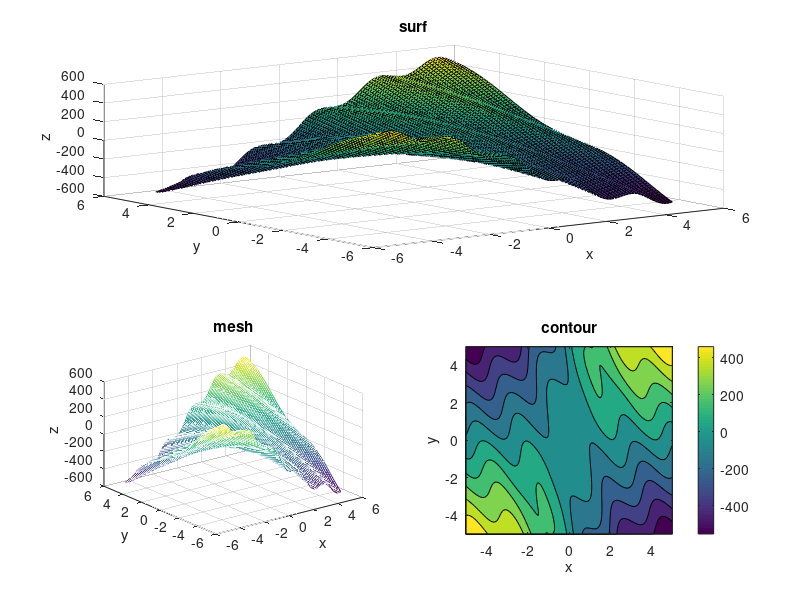

MATLAB code for this plot:

%Dar valores a la funcion
x = -5:0.1:5;
y = -5:0.1:5;
[X,Y] = meshgrid(x,y);
Z = Y * sin(pi*(X/10))+5*cos((X^2+Y^2)/8)+cos(X+Y)*cos(3*X-Y);

%Crear las gráficas
figure('Name', 'Grafica')
hold on
subplot(2,2,1:2)
surf(X,Y,Z)
title('surf')
xlabel('x')
ylabel('y')
zlabel('z')
subplot(2,2,3)
mesh(X,Y,Z)
title('mesh')
xlabel('x')
ylabel('y')
zlabel('z')
subplot(2,2,4)
contourf(X,Y,Z)
colorbar
title('contour')
xlabel('x')
ylabel('y')
zlabel('z')
hold off
